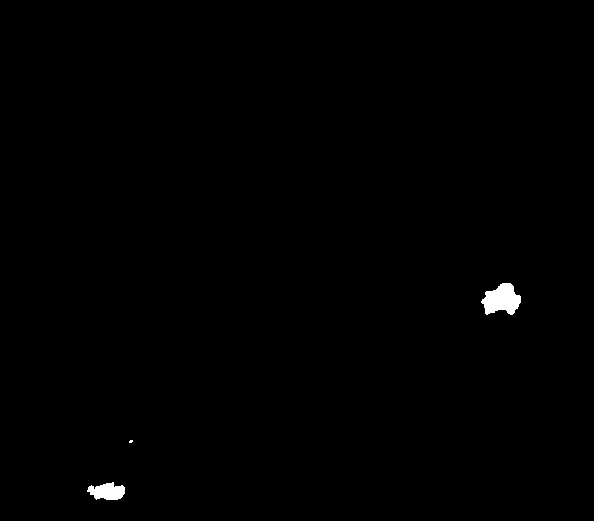
#> input picture 18hrs_control_mask.png, 594 x 521 px
$ jupyter execute 'Number of cell for all image.ipynb'
#> lines starting #> are read from the running program, lines starting #| are printed output that depends on the picture; after the words box and inside, x2 and y2 are one past the last pixel; in counts of white or black regions, pixels touching at a corner belong together
[cell 1]
import cv2
import numpy as np
import matplotlib.pyplot as plt

# List of six image file names
image_files = ['18hrs_control_mask.png', '18hrs_cocl2_mask.png','24hrs_control_mask.png', '24hrs_cocl2_mask.png','32hrs_control_mask.png', '32hrs_cocl2_mask.png']

# Loop through each image file name
for filename in image_files:

    # Load image
    image = cv2.imread(filename)
#> image is the input picture: shape (521, 594, 3); 0.43% white; 3 white regions (1 under 20 px), largest, box (x1, y1, x2, y2) and area: (481, 283, 521, 315) 856, (87, 482, 125, 500) 480

    # Convert to grayscale
    gray = cv2.cvtColor(image, cv2.COLOR_BGR2GRAY)

    # Apply Gaussian blur
    blur = cv2.GaussianBlur(gray, (7,11), 0)

    # Apply Canny edge detection
    canny = cv2.Canny(blur, 1, 255, 3)
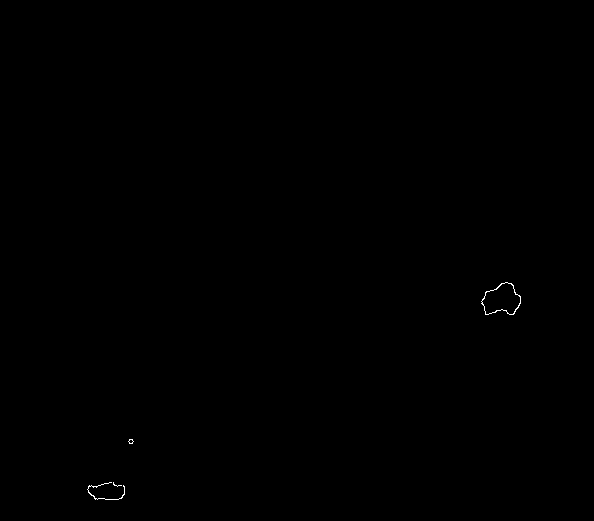
#> canny: shape (521, 594); 0.08% white in thin lines or dots, all inside (x1, y1, x2, y2) = (87, 282, 521, 500)

    # Dilate edges
    dilated = cv2.dilate(canny, (1,1), iterations=2)
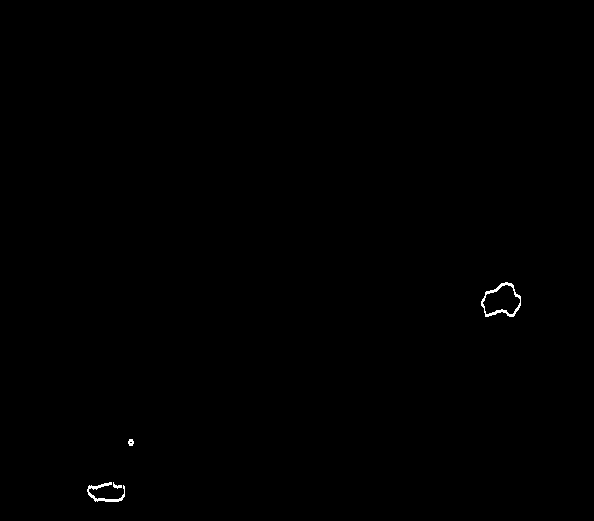
#> dilated: shape (521, 594); 0.18% white in thin lines or dots, all inside (x1, y1, x2, y2) = (87, 282, 521, 502)

    # Find contours
    (cnt, heirarchy) = cv2.findContours(dilated.copy(), cv2.RETR_EXTERNAL, cv2.CHAIN_APPROX_NONE)
#> cnt = 4 contours, 1 with area under 20; largest, box (x1, y1, x2, y2) and area: (481, 282, 521, 317) 937, (87, 482, 125, 502) 138, (128, 439, 134, 446) 24

    # Draw contours on original image
    rgb = cv2.cvtColor(blur, cv2.COLOR_BGR2RGB)
    cv2.drawContours(rgb, cnt, -1, (0,255,0), 2)
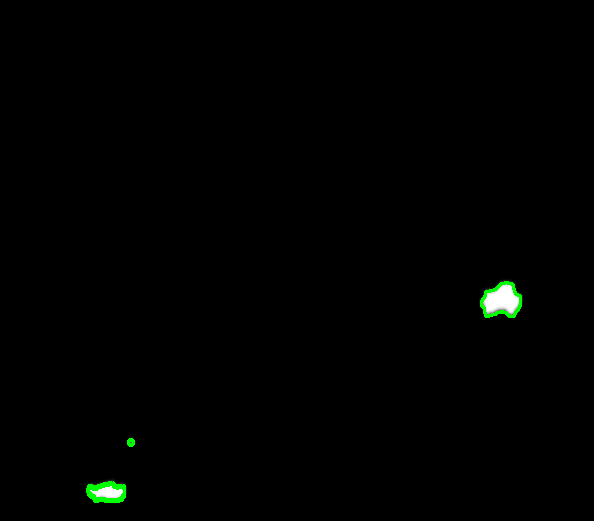
#> rgb: shape (521, 594, 3); mean R, G, B 0.8, 1.6, 0.8

    # Display image with contours
    plt.imshow(rgb)
    plt.show()

    # Print number of contours found
    print('Number of contours found: ', len(cnt))
#| Number of contours found:  4
#> pass 2 of the loop `for filename in image_files:`:
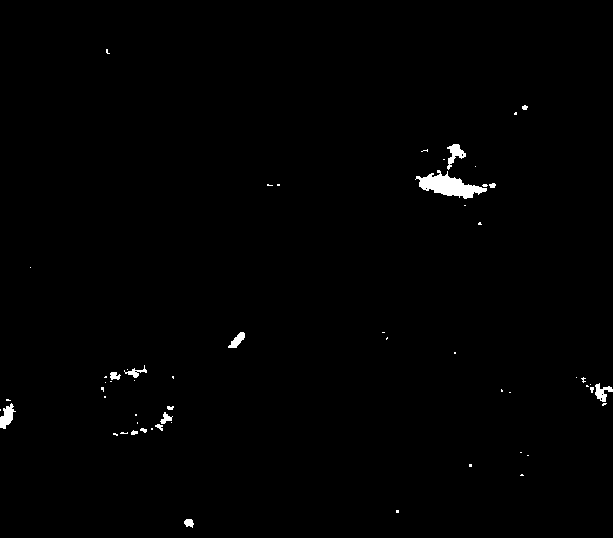
#> input picture 18hrs_cocl2_mask.png, 613 x 538 px
#> image is the input picture: shape (538, 613, 3); 0.73% white; 58 white regions (43 under 20 px), largest, box (x1, y1, x2, y2) and area: (415, 170, 487, 199) 971, (0, 403, 16, 429) 224, (447, 144, 466, 170) 217
#> blur: shape (538, 613)
#> canny: shape (538, 613); 0.31% white in thin lines or dots, all inside (x1, y1, x2, y2) = (0, 48, 613, 528)
#> `dilated = cv2.dilate(canny, (1,1), iterations=2)`:
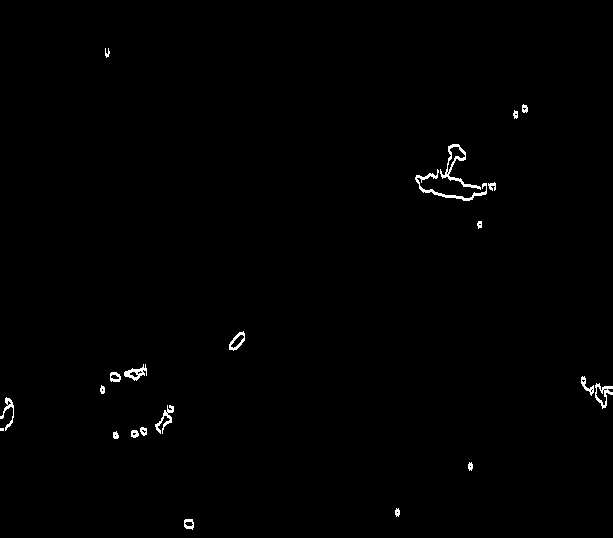
#> dilated: shape (538, 613); 0.63% white in thin lines or dots, all inside (x1, y1, x2, y2) = (0, 48, 613, 530)
#> cnt = 22 contours, 2 with area under 20; largest, box (x1, y1, x2, y2) and area: (440, 144, 481, 190) 378, (415, 169, 487, 201) 224, (595, 383, 613, 409) 212, (229, 331, 245, 351) 166, (124, 364, 147, 381) 156
#> `cv2.drawContours(rgb, cnt, -1, (0,255,0), 2)`:
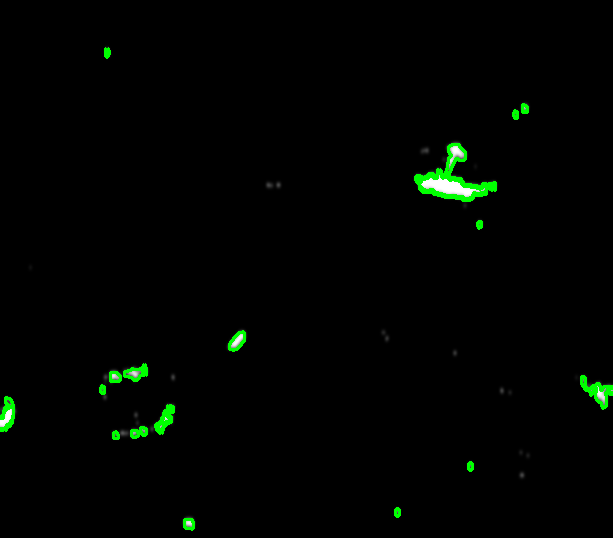
#> rgb: shape (538, 613, 3); mean R, G, B 0.9, 3.7, 0.9
#| Number of contours found:  22
#> pass 3 of the loop `for filename in image_files:`:
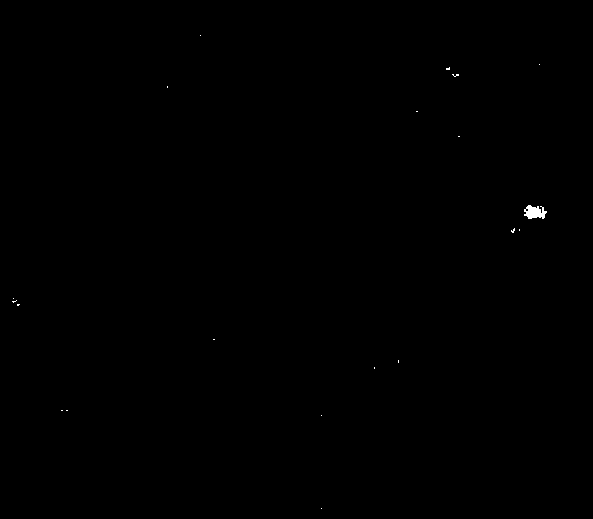
#> input picture 24hrs_control_mask.png, 593 x 519 px
#> image is the input picture: shape (519, 593, 3); 0.09% white; 20 white regions (19 under 20 px), largest, box (x1, y1, x2, y2) and area: (524, 205, 547, 219) 217
#> blur: shape (519, 593)
#> `canny = cv2.Canny(blur, 1, 255, 3)`:
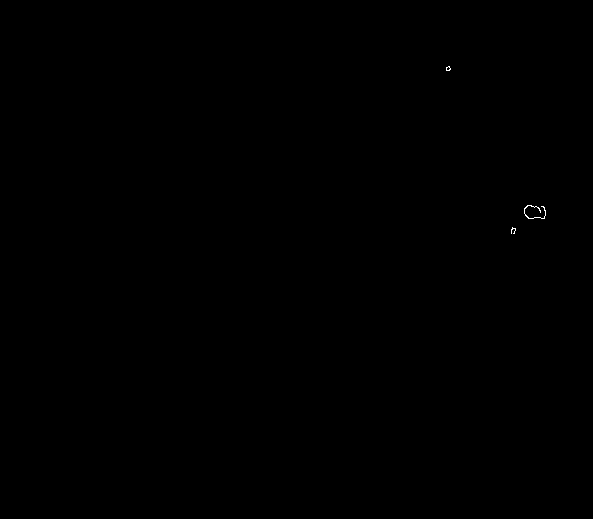
#> canny: shape (519, 593); 0.03% white in thin lines or dots, all inside (x1, y1, x2, y2) = (446, 66, 546, 234)
#> dilated: shape (519, 593); 0.07% white in thin lines or dots, all inside (x1, y1, x2, y2) = (446, 66, 546, 236)
#> cnt = 3 contours, 1 with area under 20; largest, box (x1, y1, x2, y2) and area: (524, 205, 546, 221) 96, (446, 66, 451, 73) 20
#> `cv2.drawContours(rgb, cnt, -1, (0,255,0), 2)`:
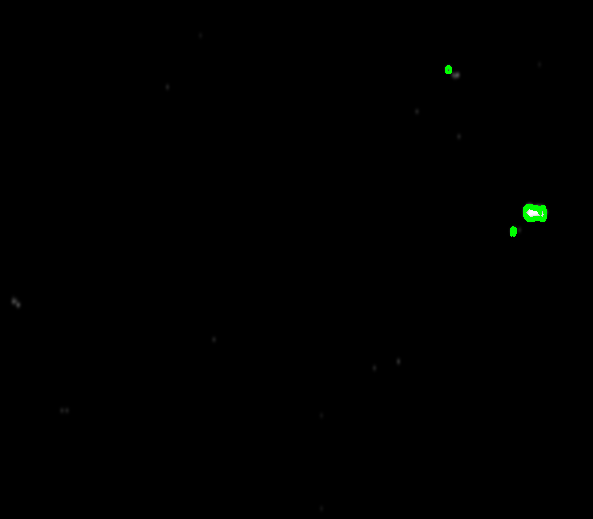
#> rgb: shape (519, 593, 3); mean R, G, B 0.1, 0.5, 0.1
#| Number of contours found:  3
#> the loop made 6 passes; the first 3 are shown
